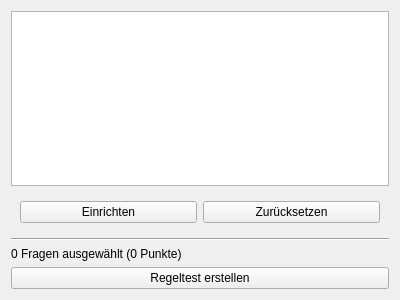
<?xml version="1.0" encoding="UTF-8"?>
<ui version="4.0">
    <class>regeltest_creator_dockwidget</class>
    <widget class="QWidget" name="regeltest_creator_dockwidget">
        <property name="geometry">
            <rect>
                <x>0</x>
                <y>0</y>
                <width>400</width>
                <height>300</height>
            </rect>
        </property>
        <property name="windowTitle">
            <string>Form</string>
        </property>
        <layout class="QVBoxLayout" name="verticalLayout">
            <item>
                <widget class="RegeltestCreator" name="regeltest_list"/>
            </item>
            <item>
                <widget class="QWidget" name="widget" native="true">
                    <layout class="QGridLayout" name="gridLayout">
                        <item row="0" column="0">
                            <widget class="QPushButton" name="add_questionlist">
                                <property name="text">
                                    <string>Einrichten</string>
                                </property>
                            </widget>
                        </item>
                        <item row="0" column="1">
                            <widget class="QPushButton" name="clear_questionlist">
                                <property name="text">
                                    <string>Zurücksetzen</string>
                                </property>
                            </widget>
                        </item>
                    </layout>
                </widget>
            </item>
            <item>
                <widget class="Line" name="line">
                    <property name="orientation">
                        <enum>Qt::Horizontal</enum>
                    </property>
                </widget>
            </item>
            <item>
                <widget class="QLabel" name="regeltest_stats">
                    <property name="text">
                        <string>0 Fragen ausgewählt (0 Punkte)</string>
                    </property>
                </widget>
            </item>
            <item>
                <widget class="QPushButton" name="create_regeltest">
                    <property name="text">
                        <string>Regeltest erstellen</string>
                    </property>
                </widget>
            </item>
        </layout>
    </widget>
    <customwidgets>
        <customwidget>
            <class>RegeltestCreator</class>
            <extends>QListWidget</extends>
            <header>.regeltestcreator.h</header>
        </customwidget>
    </customwidgets>
    <resources/>
    <connections/>
</ui>
